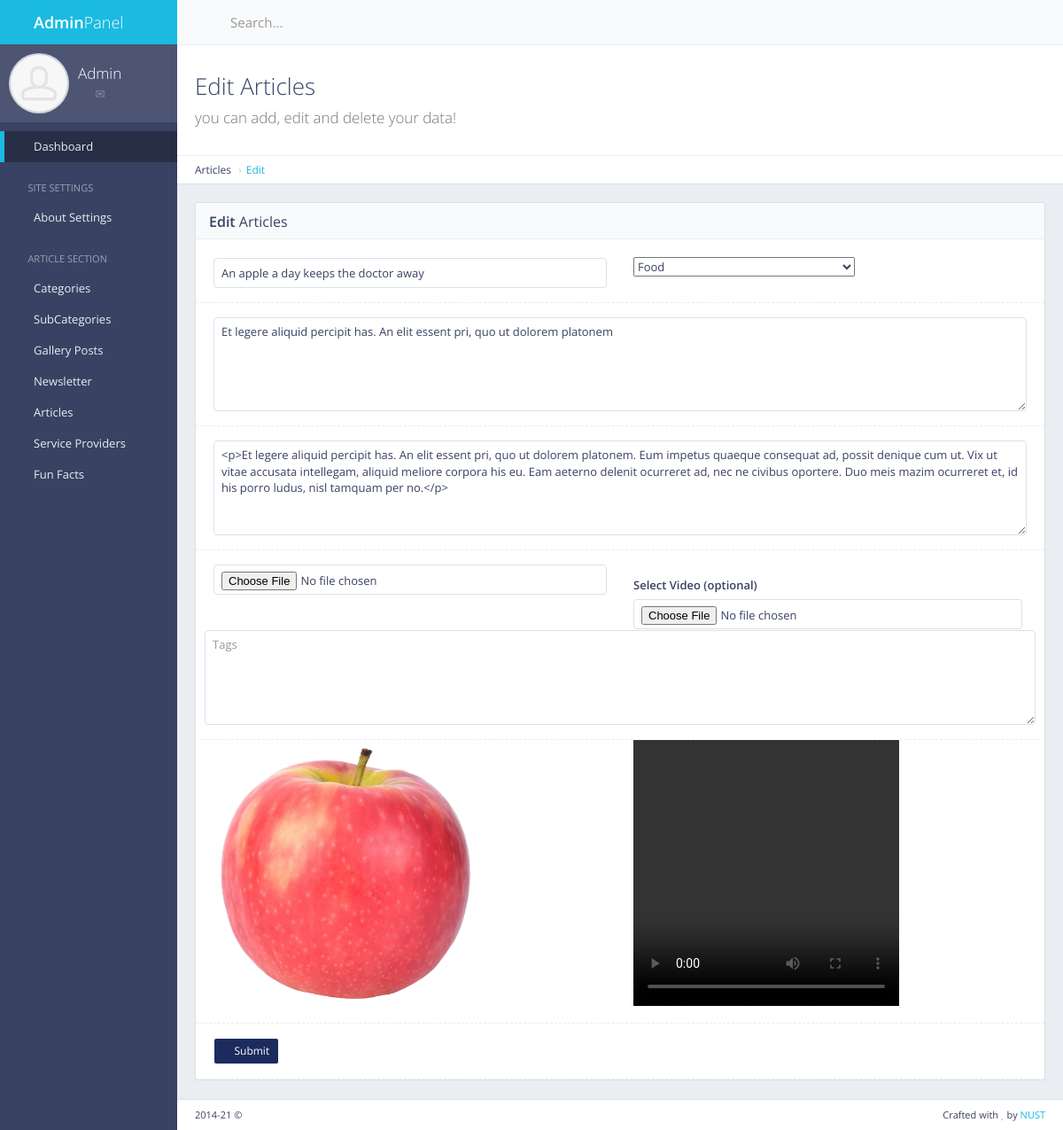
The page /panel/articles/edit/25/ (signed in) on the database its author committed.
### articles/models.py (models this page shows, shortened)
class Articles(models.Model):
    name = models.CharField(max_length=150)
    short_txt = models.TextField()
    body_text = models.TextField()
    date = models.CharField(max_length=12)
    time = models.CharField(max_length=12, default="00:00")
    picname = models.TextField()
    vidname = models.TextField()
    picurl = models.TextField(default="-")
    vidurl = models.TextField(default="-")
    writer = models.CharField(max_length=50)
    catname = models.CharField(max_length=50, default="-")
    catid = models.IntegerField(default=0)
    ocatid = models.IntegerField(default=0)
    show = models.IntegerField(default=0)
    tag = models.TextField(default="")

### articles/views.py (the view, shortened to what this page needs)
def articles_edit(request, pk):
    if not request.user.is_authenticated:
        return redirect('mylogin')
    if len(Articles.objects.filter(pk=pk)) == 0:
        error = "Article Not Found"
        return render(request, 'back/error.html', {'error': error})
    articles = Articles.objects.get(pk=pk)
    categories = SubCategories.objects.all()
    return render(request, 'back/articles_edit.html', {'pk': pk, 'articles': articles, 'categories': categories})

### main/templates/back/articles_edit.html (shortened to what this page needs)
{% extends 'back/base.html' %}
{% load static %}
{% block mainblock %}
<div class="content-header">
  <div class="header-section">
    <h1>
      <i class="fa fa-table"></i>Edit Articles<br><small>you can add, edit and delete your data!</small>
    </h1>
  </div>
</div>
<ul class="breadcrumb breadcrumb-top">
  <li>Articles</li>
  <li><a href="/panel/news/edit/{{pk}}">Edit</a></li>
</ul>
<div class="row">
  <div class="col-md-12">
    <div class="block">
      <div class="block-title">
        <h2><strong>Edit</strong> Articles</h2>
      </div>
      <form action="{% url 'articles_edit' pk=pk %}" method="post" enctype="multipart/form-data"
        class="form-horizontal form-bordered">
        <div class="form-group">
          <div class="col-md-6">
            <input type="text" id="articletitle" value="{{articles.name}}" name="articletitle" class="form-control"
              placeholder="Article Title">
          </div>
          <div class="col-md-6">
            <select id="articlecat" name="articlecat" class="select-chosen" data-placeholder="Choose a Category..."
              style="width: 250px;">
              <option value="{{articles.catid}}">{{articles.catname}}</option>
            </select>
          </div>
        </div>
        <div class="form-group">
          <div class="col-md-12">
            <textarea type="text" id="articletextshort" name="articletextshort" rows="5" class="form-control"
              placeholder="Short text">{{articles.short_txt}}</textarea>
          </div>
        </div>
        <div class="form-group">
          <div class="col-md-12">
            <textarea type="text" id="articletext" name="articletext" rows="5" class="form-control"
              placeholder="Body text">{{articles.body_text}}</textarea>
          </div>
        </div>
        <div class="form-group">
          <div class="col-md-6">
            <input type="file" id="myfile" name="myfile" rows="5" class="form-control" placeholder="Body text">
            <br><br />
          </div>
          <div class="form-group">
            <div class="col-md-6">
              <label for="myvideo">Select Video (optional)</label>
              <input type="file" id="myvideo" name="myvideo" accept="Video/*" rows="5" class="form-control"
                placeholder="Select Video">
            </div>
            <textarea type="text" id="tag" name="tag" rows="5" class="form-control"
              placeholder="Tags">{{articles.tag}}</textarea>
          </div>
          <div class="col-md-6">
            <img style="display: inline-block; width: 300px; height: 300px;" src="{{articles.picurl}}">
          </div>
          <div class="col-md-6">
            <video style="display: inline-block; width: 300px; height: 300px;" src="{{articles.vidurl}}"
              controls></video>
          </div>
        </div>
        <div class="form-group">
          <div class="col-md-12">
            <button type="submit" class="btn btn-sm btn-primary"><i class="fa fa-angle-right"></i> Submit</button>
          </div>
        </div>
      </form>
    </div>
  </div>
</div>
{% endblock %}

### rows shown on the page
Articles: articletitle "An apple a day keeps the doctor away", articlecat "Food", articletextshort "Et legere aliquid percipit has. An elit essent pri, quo ut dolorem platonem", articletext "<p>Et legere aliquid percipit has. An elit essent pri, quo ut dolorem platonem. Eum impetus quaeque consequat ad, possit denique cum ut. Vix ut vitae accusata intellegam, aliquid meliore corpora his eu. Eam aeterno delenit ocurreret ad, nec ne civibus oportere. Duo meis mazim ocurreret et, id his porro ludus, nisl tamquam per no.</p>", picurl (picture)
